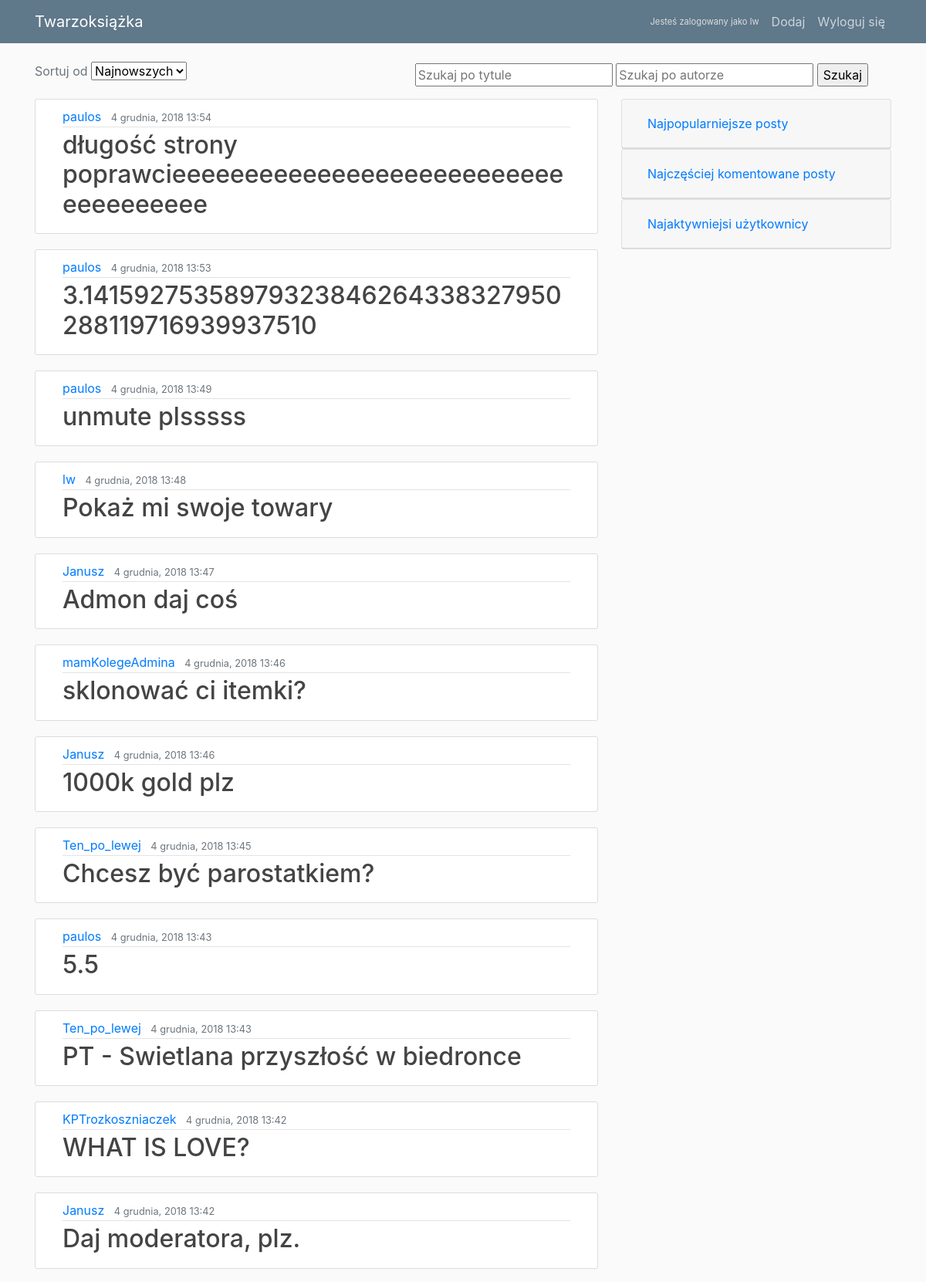
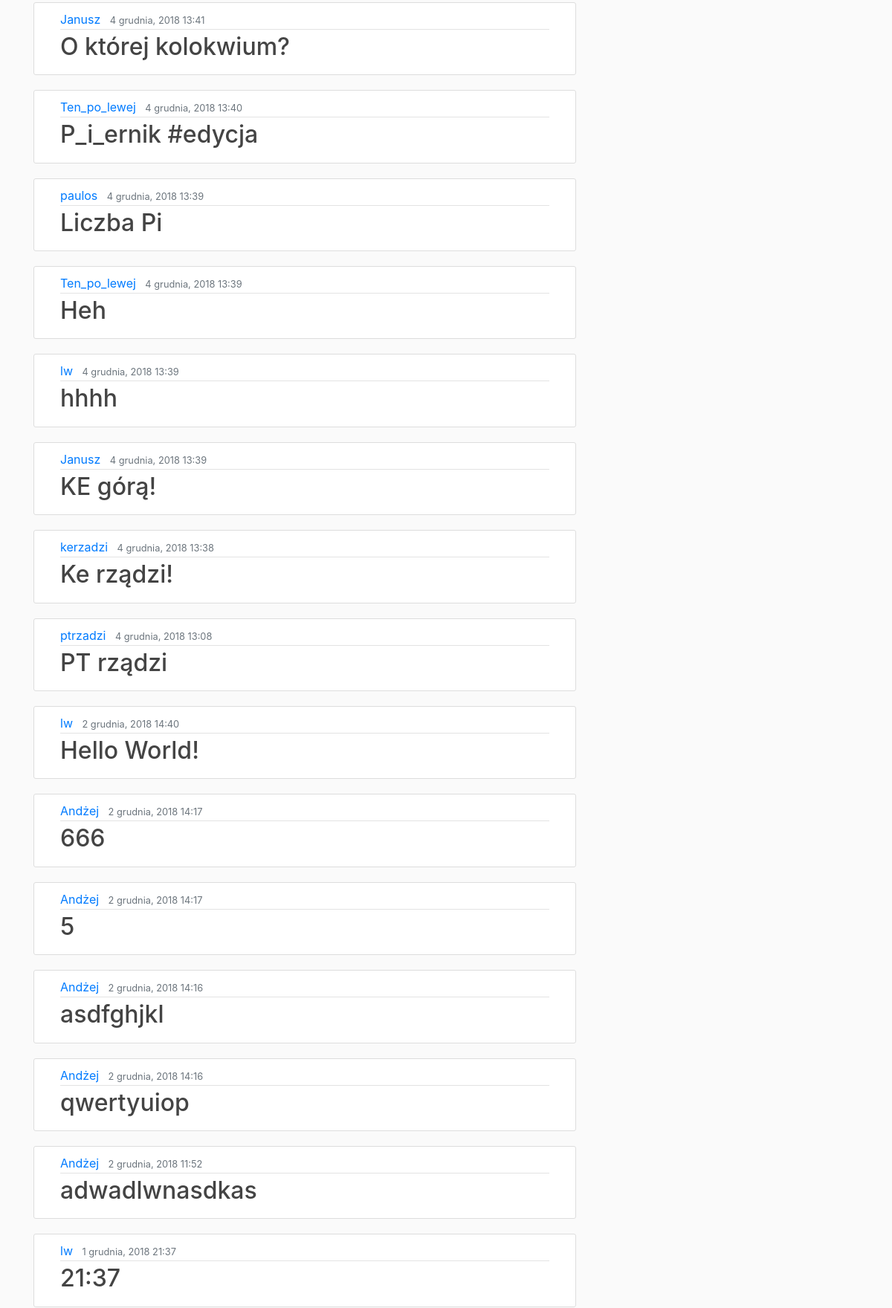
/ (signed in, upper part), run on the app's committed database (2 pictures, top to bottom).
### blog/models.py (models this page shows, shortened)
class Post(models.Model):
    title = models.CharField(max_length=100)
    content = models.TextField()
    date_posted = models.DateTimeField(default=timezone.now)
    author = models.ForeignKey(User, on_delete=models.CASCADE)
    visits = models.IntegerField(default=0)
    class Meta:
        ordering = ['-date_posted']

### blog/views.py (the view)
# urls.py: path('', PostListView.as_view(), name='blog-home'),
class PostListView(ListView):
    model = Post
    template_name = 'blog/home.html'
    context_object_name = 'posts'
    ordering = ['-date_posted']
    def get(self, request, *args, **kwargs):
        self.form = SearchOptionsForm(request.GET)
        if self.form.is_valid() and self.form.cleaned_data.get('ascending_order') == 'true':
            self.ordering = ['date_posted']
        return super().get(request, *args, **kwargs)
    def get_queryset(self):
        query_set = Post.objects.all()
        if self.form.is_valid():
            request_params = self.form.cleaned_data
            title_pattern = request_params.get('title')
            if title_pattern:
                query_set = query_set.filter(title__icontains=title_pattern)
            author = request_params.get('author')
            if author:
                query_set = query_set.filter(author__username=author)
        if not query_set:
            messages.info(self.request, 'No posts found')
        return query_set.order_by(self.ordering[0])
    def get_context_data(self, **kwargs):
        context = super().get_context_data(**kwargs)
        context['form'] = self.form
        return context

### blog/forms.py
class SearchOptionsForm(forms.Form):
    ascending_order = forms.ChoiceField(label='Sortuj od',
                                        choices=(('false', 'Najnowszych'),
                                                 ('true', 'Najstarszych')),
                                        required=False)
    title = forms.CharField(widget=forms.TextInput(attrs={'placeholder': 'Szukaj po tytule'}), max_length=100,
                            required=False)
    author = forms.CharField(widget=forms.TextInput(attrs={'placeholder': 'Szukaj po autorze'}), max_length=100,
                             required=False)

### blog/templates/blog/home.html (shortened to what this page needs)
{% extends "blog/index.html" %}
{% block content %}
{% for post in posts %}
<article class="media content-section" style="word-wrap: break-word;">
  <div class="col-md-12 media-body">
    <div class="article-metadata">
      <a class="mr-2" href="{% url 'users:user' post.author.id %}">{{ post.author }}</a>
      <small class="text-muted">{{ post.date_posted | date:"j E, Y G:i" }}</small>
    </div>
    <h2><a class="article-title" href="{% url 'post-detail' post.id %}">{{ post.title }}</a></h2>
  </div>
</article>
{% endfor %}
{% endblock content %}
{% block options %}
<form action="{% url 'blog-home' %}" method="GET" id="sorting_form">
  <div class="row col-md-12 d-flex justify-content-between align-items-end mb-3">
    <div>
      <label class="text-muted" for="{{ form.ascending_order.id_for_label }}">{{ form.ascending_order.label }}</label>
      {{ form.ascending_order }}
    </div>
    <div>
      {{ form.title }}
      {{ form.author }}
      <input type="submit" value="Szukaj"><br>
    </div>
  </div>
</form>
{% endblock options %}

### blog/templates/blog/index.html (shortened to what this page needs)
{% load static %}
<!DOCTYPE html>
<html>
<head>
  <link rel="stylesheet" href="https://maxcdn.bootstrapcdn.com/bootstrap/4.0.0/css/bootstrap.min.css"
>
  <link rel="stylesheet" type="text/css" href="{% static 'blog/main.css' %}">
</head>
<body>
  <header class="site-header">
    <nav class="navbar navbar-expand-md navbar-dark bg-steel fixed-top">
      <div class="container">
        <a class="navbar-brand mr-4" href="{% url 'blog-home' %}">Twarzoksiążka</a>
        <div class="collapse navbar-collapse" id="navbarToggle">
          <div class="navbar-nav align-items-center">
            {% if user.is_authenticated %}
            <span class="logged-in-user-info mx-2">Jesteś zalogowany jako {{ user.username }}</span>
            <a class="nav-item nav-link" href="{% url 'post-create' %}">Dodaj</a>
            <a class="nav-item nav-link" href="{% url 'logout' %}">Wyloguj się</a>
            {% else %}
            <a class="nav-item nav-link" href="{% url 'login' %}">Zaloguj się</a>
            <a class="nav-item nav-link" href="{% url 'register' %}">Załóż konto</a>
            {% endif %}
          </div>
        </div>
      </div>
    </nav>
  </header>
  <main role="main" class="container">
    {% block options %}{% endblock %}
    <div class="row">
      <div class="col-md-8">
        {% block content %}{% endblock %}
      </div>
      <div class="col-md-4">
        <div class="accordion" id="sidebar">
          <div class="card">
            <div class="card-header" id="most_popular">
              <h5 class="mb-0">
                <button class="btn btn-link" type="button" data-target="#most_popular_list" aria-expanded="false"
                  aria-controls="most_popular_list" onclick="sidebarClickHandler(this)">
                  Najpopularniejsze posty
                </button>
              </h5>
            </div>
          </div>
          <div class="card">
            <div class="card-header" id="most_commented">
              <h5 class="mb-0">
                <button class="btn btn-link collapsed" type="button" data-target="#most_commented_list" aria-expanded="false"
                  aria-controls="most_commented_list" onclick="sidebarClickHandler(this)">
                  Najczęściej komentowane posty
                </button>
              </h5>
            </div>
          </div>
          <div class="card">
            <div class="card-header" id="top_users">
              <h5 class="mb-0">
                <button class="btn btn-link collapsed" type="button" data-target="#top_users_list" aria-expanded="false"
                  aria-controls="top_users_list" onclick="sidebarClickHandler(this)">
                  Najaktywniejsi użytkownicy
                </button>
              </h5>
            </div>
          </div>
        </div>
      </div>
    </div>
  </main>
</body>
</html>

### blog/static/blog/main.css (style rules this page uses)
body { background: #fafafa; color: #333333; margin-top: 5rem; }
h1, h2, h3, h4, h5, h6 { color: #444444; }
.bg-steel { background-color: #5f788a; }
.site-header .navbar-nav .nav-link { color: #cbd5db; }
.content-section { background: #ffffff; padding: 10px 20px; border: 1px solid #dddddd; border-radius: 3px; margin-bottom: 20px; }
.article-title { color: #444444; }
.article-metadata { padding-bottom: 1px; margin-bottom: 4px; border-bottom: 1px solid #e3e3e3 }
.logged-in-user-info { color: #dddddd; font-size: 0.7em; }

### data on the page
Post: author "paulos", date_posted "4 grudnia, 2018 13:54", title "długość strony poprawcieeeeeeeeeeeeeeeeeeeeeeeeeeeeeeeeeeeee"
Post: author "paulos", date_posted "4 grudnia, 2018 13:53", title "3.14159275358979323846264338327950288119716939937510"
Post: author "paulos", date_posted "4 grudnia, 2018 13:49", title "unmute plsssss"
Post: author "lw", date_posted "4 grudnia, 2018 13:48", title "Pokaż mi swoje towary"
Post: author "Janusz", date_posted "4 grudnia, 2018 13:47", title "Admon daj coś"
Post: author "mamKolegeAdmina", date_posted "4 grudnia, 2018 13:46", title "sklonować ci itemki?"
Post: author "Janusz", date_posted "4 grudnia, 2018 13:46", title "1000k gold plz"
Post: author "Ten_po_lewej", date_posted "4 grudnia, 2018 13:45", title "Chcesz być parostatkiem?"
Post: author "paulos", date_posted "4 grudnia, 2018 13:43", title "5.5"
Post: author "Ten_po_lewej", date_posted "4 grudnia, 2018 13:43", title "PT - Swietlana przyszłość w biedronce"
Post: author "KPTrozkoszniaczek", date_posted "4 grudnia, 2018 13:42", title "WHAT IS LOVE?"
Post: author "Janusz", date_posted "4 grudnia, 2018 13:42", title "Daj moderatora, plz."
Post: author "Janusz", date_posted "4 grudnia, 2018 13:41", title "O której kolokwium?"
Post: author "Ten_po_lewej", date_posted "4 grudnia, 2018 13:40", title "P_i_ernik #edycja"
Post: author "paulos", date_posted "4 grudnia, 2018 13:39", title "Liczba Pi"
Post: author "Ten_po_lewej", date_posted "4 grudnia, 2018 13:39", title "Heh"
Post: author "lw", date_posted "4 grudnia, 2018 13:39", title "hhhh"
Post: author "Janusz", date_posted "4 grudnia, 2018 13:39", title "KE górą!"
Post: author "kerzadzi", date_posted "4 grudnia, 2018 13:38", title "Ke rządzi!"
Post: author "ptrzadzi", date_posted "4 grudnia, 2018 13:08", title "PT rządzi"
Post: author "lw", date_posted "2 grudnia, 2018 14:40", title "Hello World!"
Post: author "Andżej", date_posted "2 grudnia, 2018 14:17", title "666"
Post: author "Andżej", date_posted "2 grudnia, 2018 14:17", title "5"
Post: author "Andżej", date_posted "2 grudnia, 2018 14:16", title "asdfghjkl"
Post: author "Andżej", date_posted "2 grudnia, 2018 14:16", title "qwertyuiop"
Post: author "Andżej", date_posted "2 grudnia, 2018 11:52", title "adwadlwnasdkas"
Post: author "lw", date_posted "1 grudnia, 2018 21:37", title "21:37"

### other printed values
{{ user.username }} "lw"
